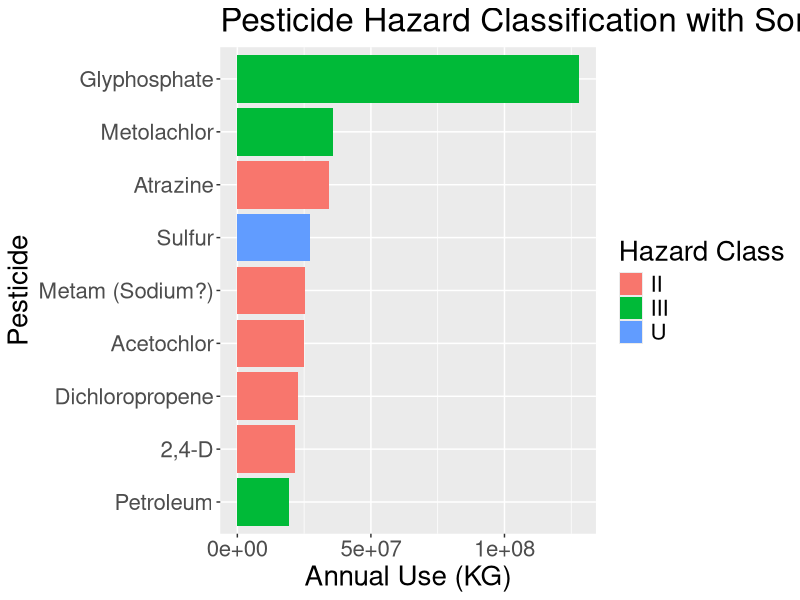

This chart was generated by the following R code:
library(tidyverse)
library(readxl)
library(purrr)

annualData <- read.csv("ToxicologyProject/data/Top_Pesticide_Use_Annual.csv")
uniqueCompounds <- read.csv("ToxicologyProject/data/UniqueCompounds.csv")
collected <- read_excel("ToxicologyProject/data/NIH_Toxicology.xlsx")

# Convert to excel to tibble
collected_tibble <- as_tibble(collected)
# print(collected_tibble)

## EFFECTS: returns the WHO class based on a toxicity value. Else, return NA
## NA if the element == NA
ld50_to_who_class <- function(tox) {
    if (tox > 5000) {
        a <- "U"
    } else if (tox > 2000) {
       a <- "III"
    } else if (tox >= 50) {
       a <- "II"
    } else if (tox >= 5) {
       a <- "Ib"
    } else if (tox < 5) {
        a <- "Ia"
    } else {
        a <- NA
    }
    a
}

ld50 <- collected_tibble %>%
        pull("Rat_Oral_LD50(mg/kg)") 

WHO_automated <- new_vector <- c()    
for (e in ld50) {
    WHO_automated <- c(WHO_automated, ld50_to_who_class(e))
}


pesticideClasses <- collected_tibble %>%
    bind_cols(WHO_automated) %>%
    rename("WHOHazardClass" = ...5) %>%
    rename("Rat_Oral_LD50" = "Rat_Oral_LD50(mg/kg)") %>%
    rename("Compound" = "Pesticide/Compound") %>%
    mutate("WHOHazardClass" = as.factor(WHOHazardClass)) %>%
    arrange(Rat_Oral_LD50)

print(pesticideClasses)


pesticideBarGraph <- pesticideClasses %>%
                        ggplot(aes(x = AnnualUseKG, y = reorder(Compound, AnnualUseKG), fill = WHOHazardClass)) +
                        geom_bar(stat = "identity") +
                        labs(x = "Annual Use (KG)", y = "Pesticide", fill = "Hazard Class") +
                        ggtitle("Pesticide Hazard Classification with Sorted in Descending Order of Annual Use (Kg)") +
                        theme(text = element_text(size = 20))
                        
print(pesticideBarGraph)

# ggsave("PesticideClassGraph.jpeg", 
#         plot = pesticideBarGraph,
#         device = "jpeg",
#         width = 50,
#         height = 10,
#         path = "./")


## TO DO:

## Excel: Pesticide name, Data, Species, Link to paper/Pseudo-citation
## Web-scraping for the all pesticides possible(?)
## Figure out share of annual pesticide use as percentage of the whole 
## Set arbitrary threshold